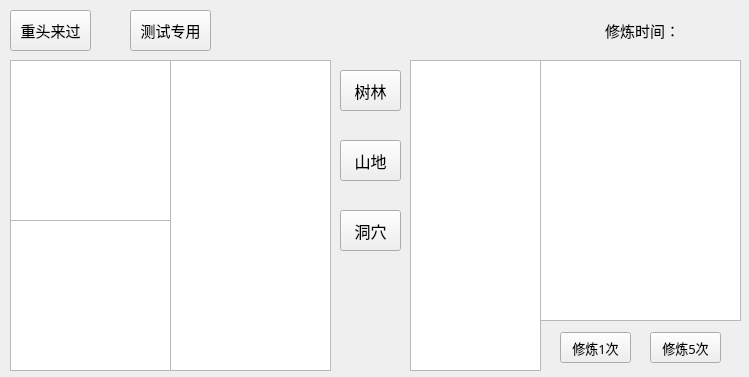
<?xml version="1.0" encoding="UTF-8"?>
<ui version="4.0">
 <class>Form</class>
 <widget class="QWidget" name="Form">
  <property name="geometry">
   <rect>
    <x>0</x>
    <y>0</y>
    <width>749</width>
    <height>377</height>
   </rect>
  </property>
  <property name="windowTitle">
   <string>神秘修炼</string>
  </property>
  <property name="autoFillBackground">
   <bool>true</bool>
  </property>
  <widget class="QPushButton" name="btn_restart">
   <property name="geometry">
    <rect>
     <x>10</x>
     <y>10</y>
     <width>81</width>
     <height>41</height>
    </rect>
   </property>
   <property name="font">
    <font>
     <family>黑体</family>
     <pointsize>11</pointsize>
    </font>
   </property>
   <property name="text">
    <string>重头来过</string>
   </property>
  </widget>
  <widget class="QListView" name="lst_item">
   <property name="geometry">
    <rect>
     <x>10</x>
     <y>220</y>
     <width>161</width>
     <height>151</height>
    </rect>
   </property>
   <property name="font">
    <font>
     <family>微软雅黑</family>
     <pointsize>12</pointsize>
     <weight>75</weight>
     <bold>true</bold>
    </font>
   </property>
  </widget>
  <widget class="QPushButton" name="btn_map1">
   <property name="geometry">
    <rect>
     <x>340</x>
     <y>70</y>
     <width>61</width>
     <height>41</height>
    </rect>
   </property>
   <property name="font">
    <font>
     <family>黑体</family>
     <pointsize>12</pointsize>
    </font>
   </property>
   <property name="text">
    <string>树林</string>
   </property>
  </widget>
  <widget class="QPushButton" name="btn_map2">
   <property name="geometry">
    <rect>
     <x>340</x>
     <y>140</y>
     <width>61</width>
     <height>41</height>
    </rect>
   </property>
   <property name="font">
    <font>
     <family>黑体</family>
     <pointsize>12</pointsize>
    </font>
   </property>
   <property name="text">
    <string>山地</string>
   </property>
  </widget>
  <widget class="QPushButton" name="btn_map3">
   <property name="geometry">
    <rect>
     <x>340</x>
     <y>210</y>
     <width>61</width>
     <height>41</height>
    </rect>
   </property>
   <property name="font">
    <font>
     <family>黑体</family>
     <pointsize>12</pointsize>
    </font>
   </property>
   <property name="text">
    <string>洞穴</string>
   </property>
  </widget>
  <widget class="QListView" name="lst_sub_map">
   <property name="geometry">
    <rect>
     <x>410</x>
     <y>60</y>
     <width>131</width>
     <height>311</height>
    </rect>
   </property>
   <property name="font">
    <font>
     <pointsize>14</pointsize>
    </font>
   </property>
  </widget>
  <widget class="QListView" name="lst_skill">
   <property name="geometry">
    <rect>
     <x>170</x>
     <y>60</y>
     <width>161</width>
     <height>311</height>
    </rect>
   </property>
   <property name="font">
    <font>
     <family>黑体</family>
     <pointsize>12</pointsize>
    </font>
   </property>
  </widget>
  <widget class="QLabel" name="lbl_time">
   <property name="geometry">
    <rect>
     <x>605</x>
     <y>20</y>
     <width>71</width>
     <height>21</height>
    </rect>
   </property>
   <property name="font">
    <font>
     <family>黑体</family>
     <pointsize>11</pointsize>
    </font>
   </property>
   <property name="text">
    <string>修炼时间：</string>
   </property>
  </widget>
  <widget class="QListView" name="lst_property">
   <property name="enabled">
    <bool>true</bool>
   </property>
   <property name="geometry">
    <rect>
     <x>10</x>
     <y>60</y>
     <width>161</width>
     <height>161</height>
    </rect>
   </property>
   <property name="font">
    <font>
     <family>华文琥珀</family>
     <pointsize>18</pointsize>
     <weight>50</weight>
     <bold>false</bold>
    </font>
   </property>
   <property name="mouseTracking">
    <bool>false</bool>
   </property>
   <property name="layoutDirection">
    <enum>Qt::LeftToRight</enum>
   </property>
   <property name="autoFillBackground">
    <bool>false</bool>
   </property>
   <property name="alternatingRowColors">
    <bool>false</bool>
   </property>
   <property name="selectionMode">
    <enum>QAbstractItemView::NoSelection</enum>
   </property>
   <property name="textElideMode">
    <enum>Qt::ElideMiddle</enum>
   </property>
  </widget>
  <widget class="QPushButton" name="btn_test_1">
   <property name="geometry">
    <rect>
     <x>130</x>
     <y>10</y>
     <width>81</width>
     <height>41</height>
    </rect>
   </property>
   <property name="font">
    <font>
     <family>黑体</family>
     <pointsize>11</pointsize>
    </font>
   </property>
   <property name="text">
    <string>测试专用</string>
   </property>
  </widget>
  <widget class="QTextBrowser" name="text_map_details">
   <property name="geometry">
    <rect>
     <x>540</x>
     <y>60</y>
     <width>201</width>
     <height>261</height>
    </rect>
   </property>
  </widget>
  <widget class="QPushButton" name="btn_do_1_times">
   <property name="geometry">
    <rect>
     <x>560</x>
     <y>332</y>
     <width>71</width>
     <height>31</height>
    </rect>
   </property>
   <property name="font">
    <font>
     <family>黑体</family>
     <pointsize>10</pointsize>
     <weight>50</weight>
     <bold>false</bold>
    </font>
   </property>
   <property name="text">
    <string>修炼1次</string>
   </property>
  </widget>
  <widget class="QPushButton" name="btn_do_5_times">
   <property name="geometry">
    <rect>
     <x>650</x>
     <y>332</y>
     <width>71</width>
     <height>31</height>
    </rect>
   </property>
   <property name="font">
    <font>
     <family>黑体</family>
     <pointsize>10</pointsize>
    </font>
   </property>
   <property name="text">
    <string>修炼5次</string>
   </property>
  </widget>
  <widget class="QLabel" name="lbl_time_value">
   <property name="geometry">
    <rect>
     <x>683</x>
     <y>20</y>
     <width>61</width>
     <height>21</height>
    </rect>
   </property>
   <property name="font">
    <font>
     <family>华文隶书</family>
     <pointsize>11</pointsize>
    </font>
   </property>
   <property name="text">
    <string/>
   </property>
  </widget>
 </widget>
 <resources/>
 <connections/>
</ui>
